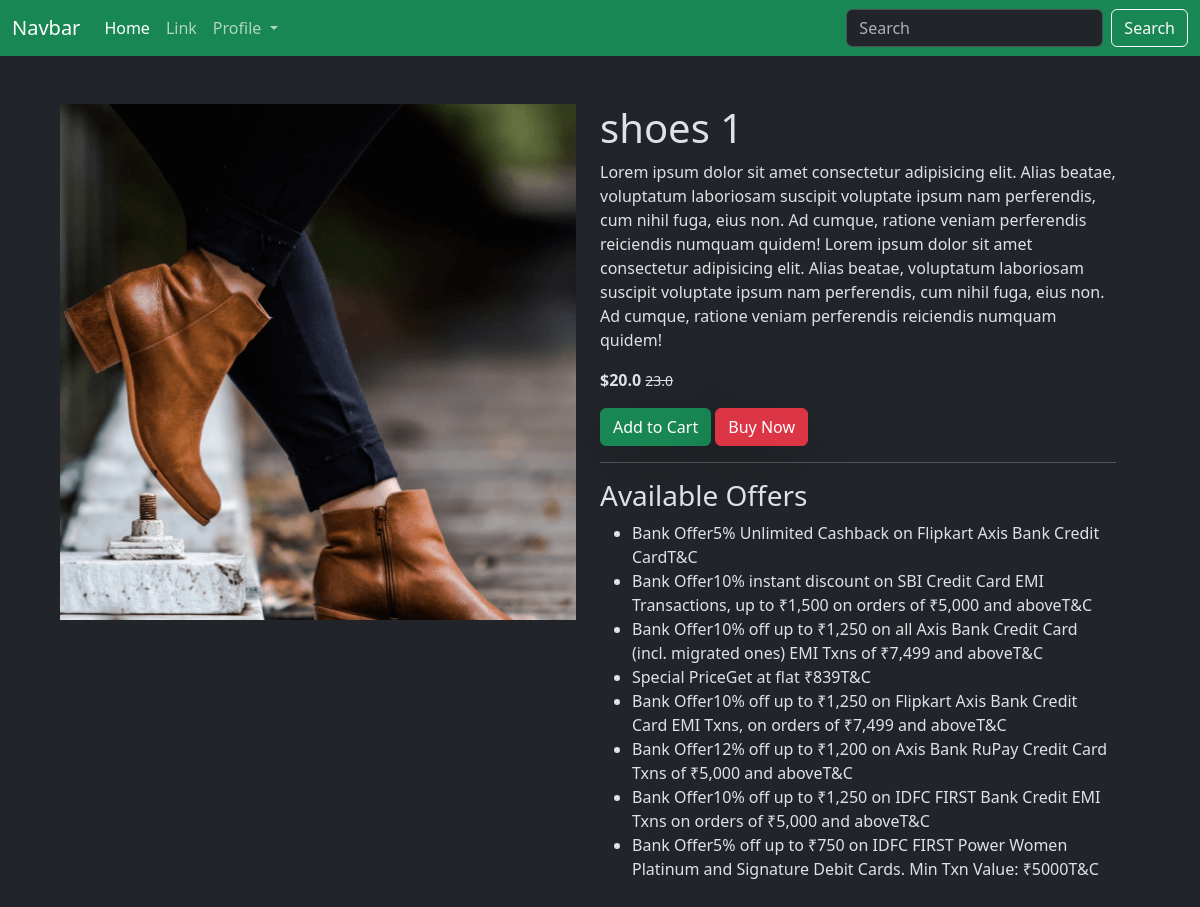
Page /details/1/ on the committed database.
### app/models.py (models this page shows, shortened)
class Product(models.Model):
    title = models.CharField(max_length=150)
    selling_price = models.FloatField()
    discounted_price = models.FloatField()
    description = models.TextField()
    category = models.CharField(choices=CATEGORY_CHOICES, max_length=3)
    brand = models.CharField(max_length=50)
    image = models.ImageField(upload_to='product-img')

### app/views.py (the view)
# urls.py: path('details/<int:id>/', views.ProductDetailView.as_view(), name="details"),
class ProductDetailView(View):
    def get(self, request, id):
        product = Product.objects.get(pk=id)
        return render(request, 'productDetails.html', {'product': product})

### app/templates/productDetails.html
{% extends "base.html" %}
{% block content %}
    <div class="container-fluid w-100">
        <div class="row w-100 p-5">
            <div class="col-md-6">
                <img src="/media/{{product.image}}" alt="product img" class="img-fluid" />
            </div>
            <div class="col">
                <h1>{{product.title}}</h1>
                <p>{{product.description}}</p>
                <p class="fw-bold">${{product.discounted_price}} <small class="fw-medium text-decoration-line-through">{{product.selling_price}}</small></p>
                <a href="" class="btn shadow-lg btn-success">Add to Cart</a>
                <a href="" class="btn shadow-lg btn-danger">Buy Now</a>
                <hr>
                <h3>Available Offers</h3>
                <ul>
                    <li>
                        Bank Offer5% Unlimited Cashback on Flipkart Axis Bank Credit CardT&C
                    </li>
                    <li>
                        Bank Offer10% instant discount on SBI Credit Card EMI Transactions, up to ₹1,500 on orders of ₹5,000 and aboveT&C
                    </li>
                    <li>
                        Bank Offer10% off up to ₹1,250 on all Axis Bank Credit Card (incl. migrated ones) EMI Txns of ₹7,499 and aboveT&C
                    </li>
                    <li>
                        Special PriceGet at flat ₹839T&C
                    </li>
                    <li>
                        Bank Offer10% off up to ₹1,250 on Flipkart Axis Bank Credit Card EMI Txns, on orders of ₹7,499 and aboveT&C
                    </li>
                    <li>
                        Bank Offer12% off up to ₹1,200 on Axis Bank RuPay Credit Card Txns of ₹5,000 and aboveT&C
                    </li>
                    <li>
                        Bank Offer10% off up to ₹1,250 on IDFC FIRST Bank Credit EMI Txns on orders of ₹5,000 and aboveT&C
                    </li>
                    <li>
                        Bank Offer5% off up to ₹750 on IDFC FIRST Power Women Platinum and Signature Debit Cards. Min Txn Value: ₹5000T&C
                    </li>
                </ul>
            </div>
        </div>
    </div>
{% endblock content %}

### rows in the picture
Product: image (picture), title "shoes 1", description "Lorem ipsum dolor sit amet consectetur adipisicing elit. Alias beatae, voluptatum laboriosam suscipit voluptate ipsum nam perferendis, cum nihil fuga, eius non. Ad cumque, ratione veniam perferendis reiciendis numquam quidem! Lorem ipsum dolor sit amet consectetur adipisicing elit. Alias beatae, voluptatum laboriosam suscipit voluptate ipsum nam perferendis, cum nihil fuga, eius non. Ad cumque, ratione veniam perferendis reiciendis numquam quidem!", discounted_price "20.0", selling_price "23.0"
